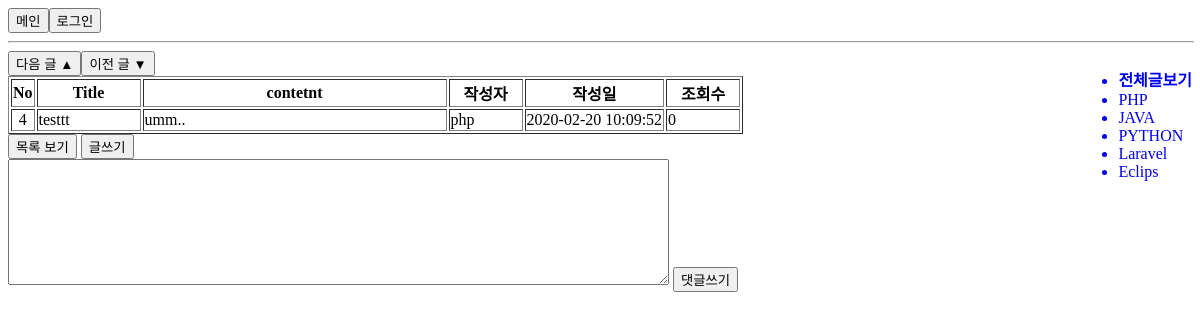
The app's page /show.php?content_no=4 with its own data.
### tables this page shows
create table category_tb(
	category_no int primary key auto_increment,
    category_nm varchar(20) 
)default charset = utf8;

### show.php (the view, shortened to what this page needs)
<link rel="stylesheet" href="show.css">
<header>
<button id="main" onclick="location.href='main.php'">메인</button>
<?php
if(isset($_SESSION['id']))
{   $id = $_SESSION['id'];
    ?>
	<button class="header" onclick="location.href='logout.php'"> 로그아웃</button>
    <a href="mypage.php"><button class="header">마이페이지</button></a>
    <?php
    print '<div class="header">'.$id.' 님</div>';
}
else
{   $id='';
?>
	<button onclick="location.href='login.html'"> 로그인</button>
<?php
}
?>
</header>
<hr>
<div class="main_content">
<?php
$pdo = DB_conn();
$_SESSION['content_no'] = $content_no = $_GET['content_no'];
$category = $_SESSION['category'];
try
{
    if($category>0)
    {   $query = "SELECT max(content_no) max, min(content_no) min from contents_tb where category_no = $category";
        $stmh=$pdo->prepare($query);
        $stmh->execute();
    }
    else
    {   $query = "SELECT max(content_no) max, min(content_no) min from contents_tb";
        $stmh=$pdo->prepare($query);
        $stmh->execute();
    }
}
catch(PDOException $e)
{   print 'err: '. $e->getMessage();
$pdo->rollBack();
}
while ($row=$stmh->fetch(PDO::FETCH_ASSOC)) {
    $max=$row['max'];
    $min=$row['min'];
}
try
{
    if($category>0)
    {   $query = "SELECT max(content_no) forward from contents_tb where content_no < $content_no and category_no=$category";
        $stmh=$pdo->prepare($query);
        $stmh->execute();
    }
    else
    {   $query = "SELECT max(content_no) forward from contents_tb where content_no < $content_no";
        $stmh=$pdo->prepare($query);
        $stmh->execute();
    }
}
catch(PDOException $e)
{   print 'err: '. $e->getMessage();
$pdo->rollBack();
}
while ($row=$stmh->fetch(PDO::FETCH_ASSOC)) {
    $forward=$row['forward'];
}
try
{
    if($category>0)
    {   $query = "SELECT min(content_no) next_ from contents_tb where content_no > $content_no and category_no = $category";
        $stmh=$pdo->prepare($query);
        $stmh->execute();
    }
    else
    {   $query = "SELECT min(content_no) next_ from contents_tb where content_no > $content_no";
        $stmh=$pdo->prepare($query);
        $stmh->execute();
    }
}
catch(PDOException $e)
{   print 'err: '. $e->getMessage();
$pdo->rollBack();
}
while ($row=$stmh->fetch(PDO::FETCH_ASSOC)) {
    $next=$row['next_'];
}
if (!($max==($content_no))) {
    print "<button onclick='location.href=\"show.php?content_no=".($next)."\"'>다음 글 ▲</button>";
}
if (!($min==($content_no))) {
    print "<button onclick='location.href=\"show.php?content_no=".($forward)."\"'>이전 글 ▼</button>";
}
if(!isset($_COOKIE[$id.$content_no])) {
    try
    {
        $query = "update contents_tb set view_cnt = view_cnt + 1 where content_no = :no";
        $stmh=$pdo->prepare($query);
        $stmh->bindValue(':no',$content_no);
        $stmh->execute();
    }
    catch(PDOException $e)
    {   print 'err: '. $e->getMessage();
    $pdo->rollBack();
    }
}
try
{
    $query = "select * from show_view where content_no = :no";
    $stmh=$pdo->prepare($query);
    $stmh->bindValue(':no',$content_no);
    $stmh->execute();
}
catch(PDOException $e)
{   print 'err: '. $e->getMessage();
    $pdo->rollBack();
}
?>
<TABLE border="1">
<TBODY>
    <TR>
        <TH>No</TH>
        <TH width=100px>Title</TH>
        <TH width=300px>contetnt</TH>
        <TH width=70px>작성자</TH>
        <TH>작성일</TH>
        <TH width=70px>조회수</TH>
    </TR>
<?php
while($row=$stmh->fetch(PDO::FETCH_ASSOC))
{?>
    <TR>
        <TD align="center"><?=htmlspecialchars($row['content_no'])?></TD>
        <TD><?=$row['title']?></TD>
        <TD><?=nl2br($row['content'])?></TD>
        <TD><?=$writer=$row['id']?></TD>
        <TD><?=$row['write_dt']?></TD>
        <TD><?=$row['view_cnt']?></TD>
    </TR>
<?php
}
?>
</TBODY>
</TABLE>
<footer>
<button onclick="location.href='list.php'">목록 보기</button>
<button onclick="location.href='insert.php'">글쓰기</button>
</div>
<div class='category'>
    <ul>
        <a href="list.php?category=0"><li><b>전체글보기</b></li></a>
        <?php
        try
        {   $query = "SELECT * from category_tb";
            $stmh = $pdo->prepare($query);
            $stmh->execute();
        }
        catch(PDOException $e){ print 'err: '.$e->getMessage(); }
        while($row=$stmh->fetch(PDO::FETCH_ASSOC))
        {   $cg_no = $row['category_no'];
            $cg_nm = $row['category_nm'];
            print "<a href='list.php?category=$cg_no'><li>$cg_nm</li></a>";
        }
        ?>
    </ul>
</div>
<?php require_once('reply.php'); ?>

### show.css (style rules this page uses)
.main_content { width: auto; float: left; }
.category { float: right; }
hr { width: 100%; }
#main { float: left; }
a:link { text-decoration: none; }

### records on screen
category_tb: category_nm "PHP"
category_tb: category_nm "JAVA"
category_tb: category_nm "PYTHON"
category_tb: category_nm "Laravel"
category_tb: category_nm "Eclips"

### other values on screen
$row['content_no'] "4"
$row['title'] "testtt"
$row['content'] "umm.."
$writer=$row['id'] "php"
$row['write_dt'] "2020-02-20 10:09:52"
$row['view_cnt'] "0"
